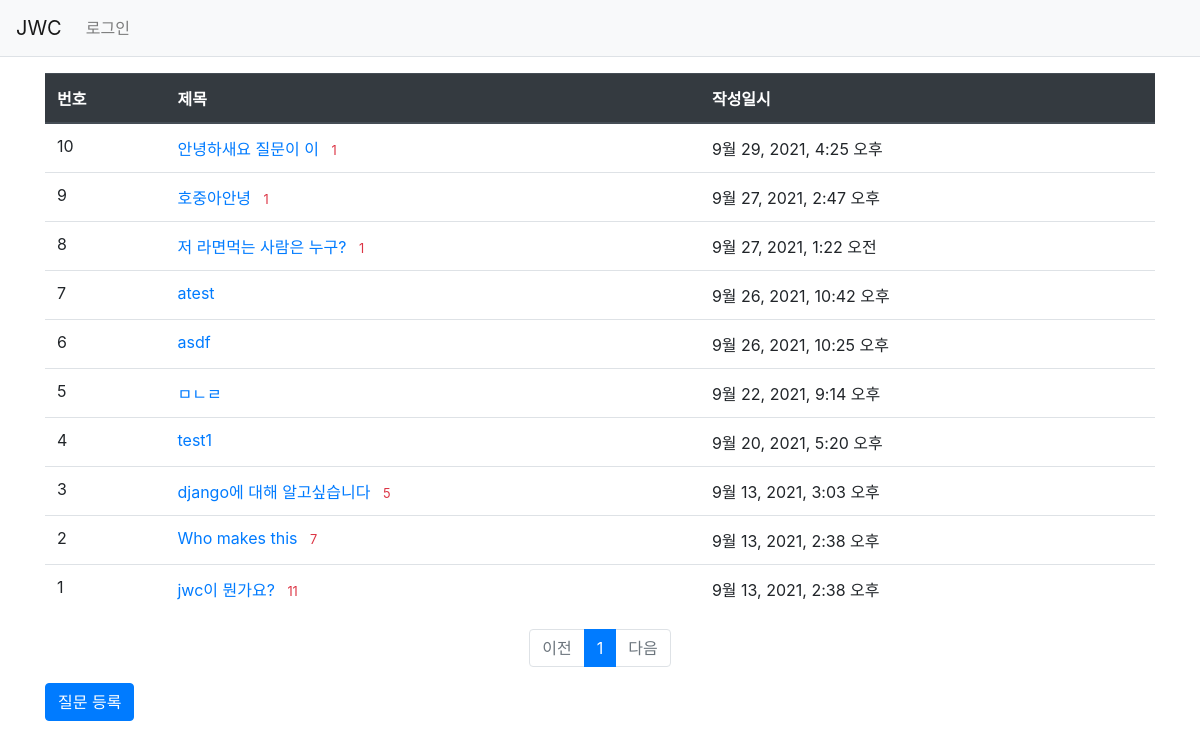
/jwc/, run on an earlier commit of the app's database.
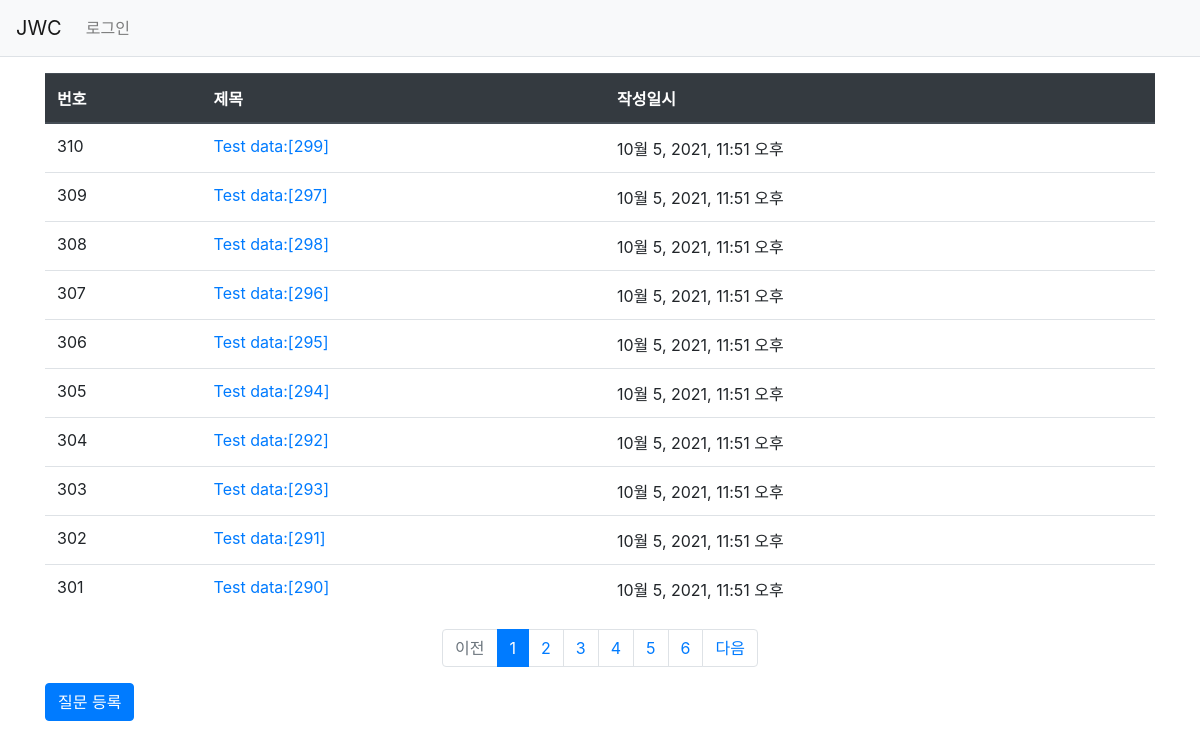
And on a later commit of the database.
### jwc/models.py (models this page shows, shortened)
class Question(models.Model):
    subject = models.CharField(max_length=200)
    content = models.TextField()
    create_date = models.DateTimeField()

### jwc/views.py (the view)
# urls.py: path('', views.index, name='index'),
def index(request):
    page = request.GET.get('page','1')#페이지
    question_list = Q.objects.order_by('-create_date')
    paginator = Paginator(question_list,10) #페이지당 10개씩 보여주기
    page_obj = paginator.get_page(page) #페이지 객체 생성
    context = {'question_list':page_obj}
    return render(request, 'jwc/question_list.html',context)

### jwc/templatetags/jwc_filter.py (called while the page is built)
@register.filter
def sub(value,arg):
    return value-arg

### templates/jwc/question_list.html
{% extends 'base.html' %}
{% load jwc_filter %}
{% block content %}
<div class="container my-3">
    <table class="table">
        <thead>
        <tr class="thead-dark">
            <th>번호</th>
            <th>제목</th>
            <th>작성일시</th>
        </tr>
        </thead>
        <tbody>
        {% if question_list %}
        {% for question in question_list %}
        <tr>
            <td>
                {{ question_list.paginator.count|sub:question_list.start_index|sub:forloop.counter0|add:1 }}
            </td>
            <td>
                <a href="{% url 'jwc:detail' question.id %}">{{ question.subject }}</a>
                {% if question.answer_set.count > 0 %}
                    <span class="text-danger small ml-2">{{ question.answer_set.count }}</span>
            {% endif %}
            </td>
            <td>{{ question.create_date }}</td>
        </tr>
        {% endfor %}
        {% else %}
        <tr>
            <td colspan="3">질문이 없습니다.</td>
        </tr>
        {% endif %}
        </tbody>
    </table>
    <ul class="pagination justify-content-center">
        {% if question_list.has_previous %}
        <li class ="page-item">
            <a class="page-link" href="?page={{ question_list.previous_page_number }}">이전</a>
        </li>
        {% else %}
        <li class = "page-item disabled">
            <a class = "page-link" tabindex="-1" aria-disabled="true" href="#">이전</a>
        </li>
        {% endif %}
        {% for page_number in question_list.paginator.page_range %}
        {% if page_number >= question_list.number|add:-5 and page_number <= question_list.number|add:5 %}
            {% if page_number == question_list.number %}
            <li class="page-item active" aria-current="page">
                <a class="page-link" href="?page={{ page_number }}">{{ page_number }}</a>
            </li>
            {% else %}
            <li class="page-item">
                <a class="page-link" href="?page={{ page_number }}">{{ page_number }}</a>
            </li>
            {% endif %}
        {% endif %}
        {% endfor %}
        {% if question_list.has_next %}
         <li class="page-item">
                <a class="page-link" href="?page={{ question_list.next_page_number }}">다음</a>
        </li>
        {% else %}
        <li class="page-item disabled">
            <a class="page-link" tabindex="-1" aria-disabled="true" href="#">다음</a>
        </li>
        {% endif %}
    </ul>
    <a href = "{% url 'jwc:question_create' %}" class="btn btn-primary">질문 등록</a>
</div>
{% endblock %}

What changed in the data, as far as the page shows it:
no longer on this page (row unchanged): Question: paginator.count|sub "10", subject "안녕하새요 질문이 이", answer_set.count "1", create_date "9월 29, 2021, 4:25 오후"
no longer on this page (row unchanged): Question: paginator.count|sub "9", subject "호중아안녕", answer_set.count "1", create_date "9월 27, 2021, 2:47 오후"
no longer on this page (row unchanged): Question: paginator.count|sub "8", subject "저 라면먹는 사람은 누구?", answer_set.count "1", create_date "9월 27, 2021, 1:22 오전"
no longer on this page (row unchanged): Question: paginator.count|sub "7", subject "atest", create_date "9월 26, 2021, 10:42 오후"
no longer on this page (row unchanged): Question: paginator.count|sub "6", subject "asdf", create_date "9월 26, 2021, 10:25 오후"
no longer on this page (row unchanged): Question: paginator.count|sub "5", subject "ㅁㄴㄹ", create_date "9월 22, 2021, 9:14 오후"
no longer on this page (row unchanged): Question: paginator.count|sub "4", subject "test1", create_date "9월 20, 2021, 5:20 오후"
no longer on this page (row unchanged): Question: paginator.count|sub "3", subject "django에 대해 알고싶습니다", answer_set.count "5", create_date "9월 13, 2021, 3:03 오후"
no longer on this page (row unchanged): Question: paginator.count|sub "2", subject "Who makes this", answer_set.count "7", create_date "9월 13, 2021, 2:38 오후"
no longer on this page (row unchanged): Question: paginator.count|sub "1", subject "jwc이 뭔가요?", answer_set.count "11", create_date "9월 13, 2021, 2:38 오후"
added Question: paginator.count|sub "310", subject "Test data:[299]", create_date "10월 5, 2021, 11:51 오후"
added Question: paginator.count|sub "309", subject "Test data:[297]", create_date "10월 5, 2021, 11:51 오후"
added Question: paginator.count|sub "308", subject "Test data:[298]", create_date "10월 5, 2021, 11:51 오후"
added Question: paginator.count|sub "307", subject "Test data:[296]", create_date "10월 5, 2021, 11:51 오후"
added Question: paginator.count|sub "306", subject "Test data:[295]", create_date "10월 5, 2021, 11:51 오후"
added Question: paginator.count|sub "305", subject "Test data:[294]", create_date "10월 5, 2021, 11:51 오후"
added Question: paginator.count|sub "304", subject "Test data:[292]", create_date "10월 5, 2021, 11:51 오후"
added Question: paginator.count|sub "303", subject "Test data:[293]", create_date "10월 5, 2021, 11:51 오후"
added Question: paginator.count|sub "302", subject "Test data:[291]", create_date "10월 5, 2021, 11:51 오후"
added Question: paginator.count|sub "301", subject "Test data:[290]", create_date "10월 5, 2021, 11:51 오후"
Also different on the page:
new list line: "2"
new list line: "3"
new list line: "4"
new list line: "5"
new list line: "6"
